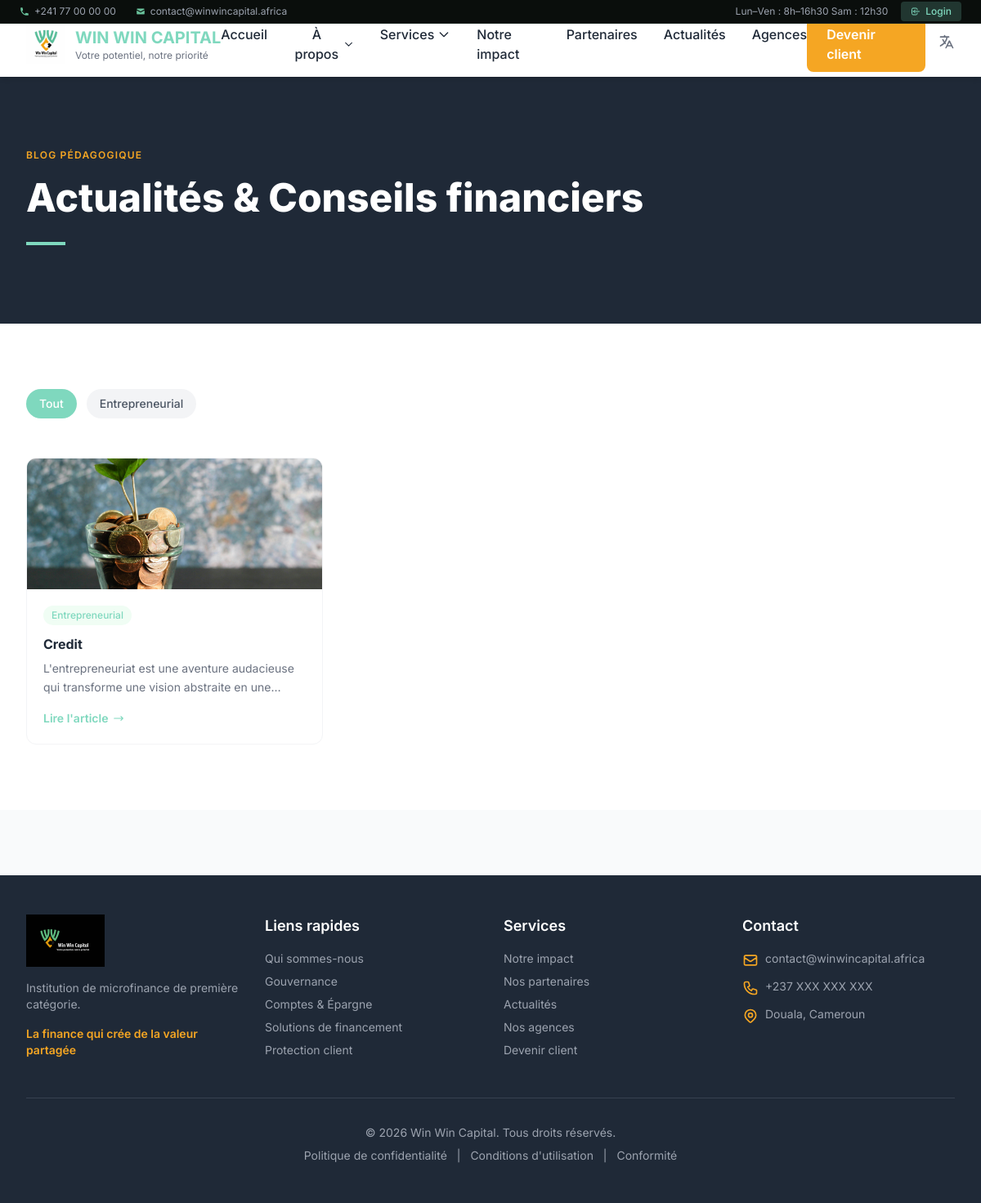
The page /fr/blog/ on the database its author committed.
### blog/models.py (models this page shows, shortened)
class Category(models.Model):
    name = models.CharField(_("Nom"), max_length=100)
    slug = models.SlugField(_("Slug"), unique=True)
    description = models.TextField(_("Description"), blank=True)
    order = models.IntegerField(_("Ordre"), default=0)
    class Meta:
        verbose_name = _("Catégorie")
        verbose_name_plural = _("Catégories")
        ordering = ['order', 'name']

class BlogPost(models.Model):
    title = models.CharField(_("Titre"), max_length=200)
    slug = models.SlugField(_("Slug"), unique=True, blank=True)
    category = models.ForeignKey(
        Category,
        on_delete=models.SET_NULL,
        null=True,
        blank=True,
        verbose_name=_("Catégorie"),
        related_name='posts'
    )
    excerpt = models.TextField(_("Résumé"), max_length=300)
    content = models.TextField(_("Contenu"))
    featured_image = models.ImageField(
        _("Image mise en avant"),
        upload_to='blog/',
        blank=True,
        null=True
    )
    meta_description = models.CharField(
        _("Meta description"),
        max_length=160,
        blank=True
    )
    author = models.CharField(_("Auteur"), max_length=100, default="Win Win Capital")
    is_published = models.BooleanField(_("Publié"), default=False)
    is_featured = models.BooleanField(_("Article en vedette"), default=False)
    published_date = models.DateTimeField(_("Date de publication"), blank=True, null=True)
    views_count = models.IntegerField(_("Nombre de vues"), default=0)
    created_at = models.DateTimeField(_("Créé le"), auto_now_add=True)
    updated_at = models.DateTimeField(_("Modifié le"), auto_now=True)
    class Meta:
        verbose_name = _("Article")
        verbose_name_plural = _("Articles")
        ordering = ['-published_date', '-created_at']

### blog/views.py (the view)
# urls.py: path('', views.BlogListView.as_view(), name='list'),
class BlogListView(ListView):
    model = BlogPost
    template_name = 'blog/list.html'
    context_object_name = 'posts'
    paginate_by = 9
    def get_queryset(self):
        queryset = BlogPost.objects.filter(is_published=True)
        category_slug = self.kwargs.get('category_slug')
        if category_slug:
            queryset = queryset.filter(category__slug=category_slug)
        return queryset
    def get_context_data(self, **kwargs):
        context = super().get_context_data(**kwargs)
        context['categories'] = Category.objects.all()
        if self.kwargs.get('category_slug'):
            context['current_category'] = get_object_or_404(
                Category,
                slug=self.kwargs.get('category_slug')
            )
        context['featured_posts'] = BlogPost.objects.filter(
            is_published=True,
            is_featured=True
        )[:3]
        return context

### templates/blog/list.html (shortened to what this page needs)
{% extends 'base.html' %}
{% load static %}
{% load i18n %}
{% block content %}
<section class="bg-win-dark py-24">
  <div class="max-w-7xl mx-auto px-4 sm:px-6 lg:px-8">
    <span class="text-xs font-semibold tracking-widest uppercase text-win-orange">{% trans "Blog pédagogique" %}</span>
    <h1 class="text-5xl font-extrabold text-white mt-3 max-w-3xl leading-tight">{% trans "Actualités & Conseils financiers" %}</h1>
    <div class="w-12 h-1 bg-win-green mt-6"></div>
  </div>
</section>
<section class="py-20 bg-white">
  <div class="max-w-7xl mx-auto px-4 sm:px-6 lg:px-8">
    {% if categories %}
    <div class="flex flex-wrap gap-3 mb-12">
      <a href="{% url 'blog:list' %}" class="px-4 py-2 rounded-full text-sm font-medium {% if not current_category %}bg-win-green text-white{% else %}bg-gray-100 text-gray-600 hover:bg-win-green hover:text-white{% endif %} smooth-transition">
        {% trans "Tout" %}
      </a>
      {% for category in categories %}
      <a href="{% url 'blog:category' category.slug %}" class="px-4 py-2 rounded-full text-sm font-medium {% if current_category.slug == category.slug %}bg-win-green text-white{% else %}bg-gray-100 text-gray-600 hover:bg-win-green hover:text-white{% endif %} smooth-transition">
        {{ category.name }}
      </a>
      {% endfor %}
    </div>
    {% endif %}
    {% if posts %}
    <div class="grid md:grid-cols-2 lg:grid-cols-3 gap-6">
      {% for post in posts %}
      <div class="rounded-xl overflow-hidden border border-gray-100 hover-lift">
        <div class="h-40 relative overflow-hidden">
          {% if post.featured_image %}
          <img src="{{ post.featured_image.url }}" alt="{{ post.title }}" class="w-full h-full object-cover">
          {% endif %}
        </div>
        <div class="p-5">
          <div class="flex items-center gap-2 mb-3">
            {% if post.category %}<span class="px-2.5 py-1 rounded-full text-xs font-medium {% cycle 'bg-green-50 text-win-green' 'bg-yellow-50 text-win-orange' %}">{{ post.category.name }}</span>{% endif %}
          </div>
          <h3 class="font-bold text-win-dark text-base leading-snug">{{ post.title }}</h3>
          <p class="text-gray-500 text-sm mt-2 leading-relaxed line-clamp-2">{{ post.excerpt }}</p>
          <a href="{% url 'blog:detail' post.slug %}" class="mt-4 inline-flex items-center gap-1.5 text-sm font-semibold text-win-green hover:text-win-orange smooth-transition">
            {% trans "Lire l'article" %}
            <svg class="w-3.5 h-3.5" fill="none" stroke="currentColor" viewBox="0 0 24 24"><path stroke-linecap="round" stroke-linejoin="round" stroke-width="2" d="M17 8l4 4m0 0l-4 4m4-4H3"/></svg>
          </a>
        </div>
      </div>
      {% endfor %}
    </div>
    {% endif %}
  </div>
</section>
{% endblock %}

### templates/base.html (style rules this page uses)
:root { --vert: #69c19b; --jaune: #f3ac16; --noir-trans: rgba(0,0,0,0.49); --dark: #0a0e0c; --dark2: #111714; --gris: #f5f6f4; }
body { font-family: 'Inter', sans-serif; }
.smooth-transition { transition: all 0.3s ease-in-out; }
.hover-lift { transition: transform 0.3s ease, box-shadow 0.3s ease; }

### rows shown on the page
Category: name "Entrepreneurial"
BlogPost: featured_image (picture), category.name "Entrepreneurial", title "Credit", excerpt "L'entrepreneuriat est une aventure audacieuse qui transforme une vision abstraite en…"
